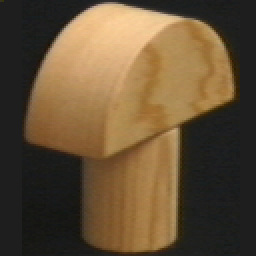
#> input picture eval/assets/known_obj12_125.png, 128 x 128 px (shown 2 times larger)
$ python -i features.py   (imports and definitions only)
#> lines starting #> are read from the running program, lines starting #| are printed output that depends on the picture
"""Extractores de características clásicos.

color: histograma HSV, casi no cambia al girar el objeto (sirve para la clase).
hog, pixels: cambian con la orientación (sirven para el ángulo).
lbp: textura local.
"""
import hashlib
from pathlib import Path
from typing import Literal

import cv2
import numpy as np
from skimage.feature import hog, local_binary_pattern

Kind = Literal["color", "hog", "lbp", "pixels"]


def _color(img: np.ndarray) -> np.ndarray:
    hsv = cv2.cvtColor(img, cv2.COLOR_RGB2HSV)
    mask = (img.max(axis=2) > 20).astype(np.uint8)  # ignora el fondo negro
    h = cv2.calcHist([hsv], [0, 1, 2], mask, [8, 4, 4], [0, 180, 0, 256, 0, 256]).ravel()
    return h / max(h.sum(), 1.0)


def _gray(img: np.ndarray, size: int) -> np.ndarray:
#> called with size = 128
    return cv2.resize(cv2.cvtColor(img, cv2.COLOR_RGB2GRAY), (size, size), interpolation=cv2.INTER_AREA)
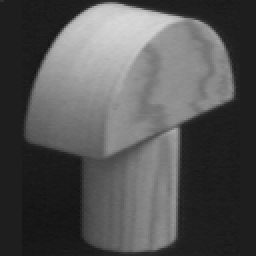
#> returned value: shape (128, 128) (shown 2 times larger); min 20, max 216, mean 83.7


def _hog(img: np.ndarray) -> np.ndarray:
    return hog(_gray(img, 64), orientations=9, pixels_per_cell=(8, 8), cells_per_block=(2, 2), feature_vector=True)


def _lbp(img: np.ndarray) -> np.ndarray:
    lbp = local_binary_pattern(_gray(img, 128), P=8, R=1, method="uniform")
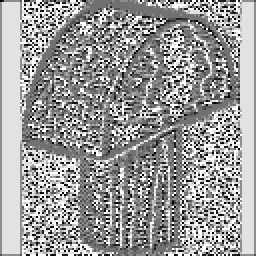
#> lbp: shape (128, 128) float64 (shown 2 times larger); min 0, max 9, mean 5.47; drawn with min black and max white
    feats = []
    for rows in np.array_split(lbp, 4, axis=0):
        for cell in np.array_split(rows, 4, axis=1):
            h, _ = np.histogram(cell, bins=10, range=(0, 10))
            feats.append(h / max(h.sum(), 1))
#> this loop made 4 passes
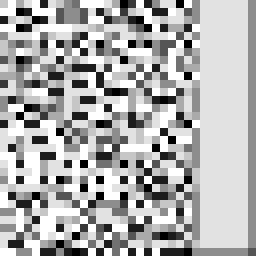
#> cell: shape (32, 32) float64 (shown 8 times larger); min 0, max 9, mean 6.2; drawn with min black and max white
#> after the loop, feats = 16 items
    return np.concatenate(feats)


def _pixels(img: np.ndarray) -> np.ndarray:
    return _gray(img, 32).ravel() / 255.0


_FN = {"color": _color, "hog": _hog, "lbp": _lbp, "pixels": _pixels}


def extract(images: np.ndarray, kind: Kind) -> np.ndarray:
    fn = _FN[kind]
    return np.stack([fn(img) for img in images]).astype(np.float32)


def build_features(images: np.ndarray, kinds: list[str]) -> np.ndarray:
    return np.concatenate([extract(images, k) for k in kinds], axis=1)


def cache_features(images: np.ndarray, kinds: list[str], cache_path: Path, data_sha: str) -> np.ndarray:
    """Calcula o reutiliza las características guardadas para estas imágenes y tipos."""
    key = hashlib.sha256(f"{data_sha}|{','.join(kinds)}|{len(images)}".encode()).hexdigest()
    cache_path = Path(cache_path)
    if cache_path.exists():
        d = np.load(cache_path)
        if str(d["key"]) == key:
            return d["X"]
    X = build_features(images, kinds)
    cache_path.parent.mkdir(parents=True, exist_ok=True)
    np.savez_compressed(cache_path, X=X, key=key)
    return X

>>> import cv2
>>> picture = cv2.cvtColor(cv2.imread('../../eval/assets/known_obj12_125.png'), cv2.COLOR_BGR2RGB)
>>> result = _lbp(picture)
#> result = 160 values, max 0.436 at index 128, min 0.0146 at index 112, mean 0.1

$ run again, on eval/assets/known_obj30_305.png
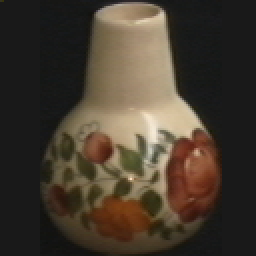
#> input picture eval/assets/known_obj30_305.png, 128 x 128 px (shown 2 times larger)
#> in _lbp, `lbp = local_binary_pattern(_gray(img, 128), P=8, R=1, method="uniform")`:
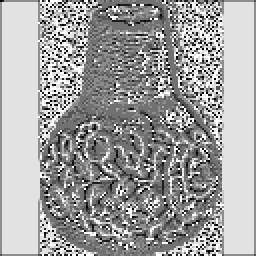
#> lbp: shape (128, 128) float64 (shown 2 times larger); min 0, max 9, mean 5.7; drawn with min black and max white
#> the loop in _lbp, `for rows in np.array_split(lbp, 4, axis=0):` made 4 passes
#> after the loop in _lbp, `for rows in np.array_split(lbp, 4, axis=0):`:
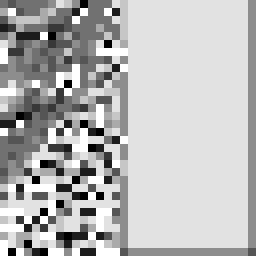
#> cell: shape (32, 32) float64 (shown 8 times larger); min 0, max 9, mean 6.52; drawn with min black and max white
#> after the loop in _lbp, `for rows in np.array_split(lbp, 4, axis=0):`: feats = 16 items
#> result = 160 values, max 0.661 at index 48, min 0.00586 at index 42, mean 0.1

$ run again, on eval/assets/known_obj47_215.png
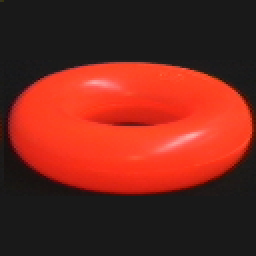
#> input picture eval/assets/known_obj47_215.png, 128 x 128 px (shown 2 times larger)
#> in _lbp, `lbp = local_binary_pattern(_gray(img, 128), P=8, R=1, method="uniform")`:
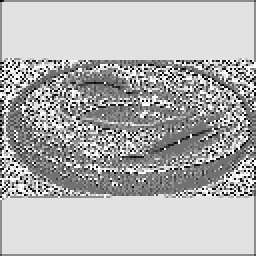
#> lbp: shape (128, 128) float64 (shown 2 times larger); min 0, max 9, mean 6.39; drawn with min black and max white
#> the loop in _lbp, `for rows in np.array_split(lbp, 4, axis=0):` made 4 passes
#> after the loop in _lbp, `for rows in np.array_split(lbp, 4, axis=0):`:
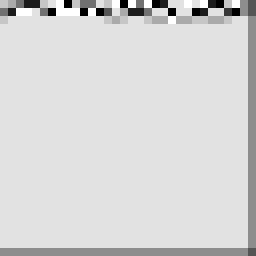
#> cell: shape (32, 32) float64 (shown 8 times larger); min 0, max 9, mean 7.62; drawn with min black and max white
#> after the loop in _lbp, `for rows in np.array_split(lbp, 4, axis=0):`: feats = 16 items
#> result = 160 values, max 0.912 at index 18, min 0 at index 122, mean 0.1
